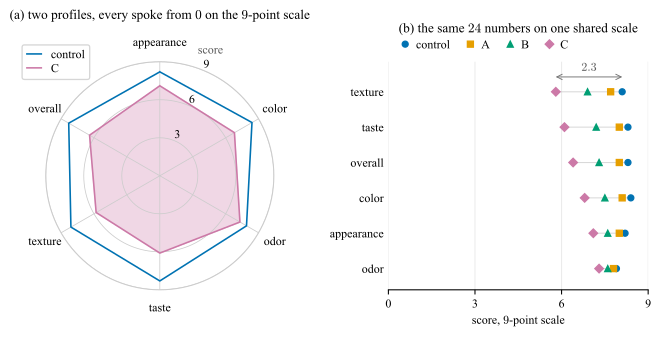

This figure's Python source:
# --- Match LaTeX document: Times New Roman, 10pt, textwidth=7in ---
# The record of plot_radar.py drawn the two ways the text argues for, against the
# four fills on a cut axis it draws there. (a) is the radar chart under the rules
# of the box: one zero-anchored scale on every spoke and named, two profiles, one
# fill, and a stated spoke order. (b) is the fix that is not a radar chart at all:
# the same 24 numbers as a dot plot, one row per attribute on a shared 0-9 scale,
# where every comparison the record supports is a length.
#
# The spoke order of (a) is the order the panel questionnaire asks the attributes
# in, which is the only order not chosen for how the polygon comes out; the printout
# below still measures what the remaining freedom is worth, because zero-anchoring
# removes neither the quadratic area nor its dependence on that order.
import itertools
import numpy as np
import matplotlib.pyplot as plt

plt.rcParams.update({
    'font.family': 'serif',
    'font.serif': ['Times New Roman'],
    'font.size': 10,
    'axes.titlesize': 10,
    'axes.labelsize': 9,
    'xtick.labelsize': 9,
    'ytick.labelsize': 9,
    'mathtext.fontset': 'cm',
})

# --- the record, the same one plot_radar.py draws --------------------------------
attributes = ['appearance', 'color', 'odor', 'taste', 'texture', 'overall']
samples = ['control', 'A', 'B', 'C']
S = np.array([
    [8.2, 8.4, 7.9, 8.3, 8.1, 8.3],      # control
    [8.0, 8.1, 7.8, 8.0, 7.7, 8.0],      # sample A
    [7.6, 7.5, 7.6, 7.2, 6.9, 7.3],      # sample B
    [7.1, 6.8, 7.3, 6.1, 5.8, 6.4],      # sample C
])
k = S.shape[1]
SCALE_MAX = 9.0

# Okabe-Ito, the color-blind-safe qualitative scheme of Fig. plot_okabeito, with a
# marker shape per sample so the panel survives the deficiency check without color.
COLORS = ['#0072B2', '#E69F00', '#009E73', '#CC79A7']
MARKERS = ['o', 's', '^', 'D']

ang = np.linspace(0, 2 * np.pi, k, endpoint=False)


def closed(v):
    """A polygon has to return to its first vertex."""
    return np.concatenate([v, v[:1]])


def poly_area(r):
    """Area of the closed polygon on k equally spaced spokes, Eq. eq-plot-radar-area."""
    r = np.asarray(r, dtype=float)
    return 0.5 * np.sin(2 * np.pi / len(r)) * float(np.sum(r * np.roll(r, -1)))


def polar_axes(ax, rmin, rmax, rticks):
    ax.set_theta_offset(np.pi / 2)
    ax.set_theta_direction(-1)
    ax.set_thetagrids(np.degrees(ang), attributes, fontsize=9)
    ax.set_rlim(rmin, rmax)
    ax.set_rgrids(rticks, labels=[f'{t:g}' for t in rticks], angle=22.5, fontsize=9)
    ax.tick_params(axis='y', pad=0)
    ax.grid(color='0.8', lw=0.6)
    ax.spines['polar'].set_color('0.8')


fig = plt.figure(figsize=(7.0, 3.3))
gs = fig.add_gridspec(1, 2, wspace=0.38, left=0.05, right=0.97, top=0.88, bottom=0.16)

# --- (a) the same chart under the rules: zero, named, two profiles, one fill ------
ax = fig.add_subplot(gs[0], projection='polar')
polar_axes(ax, 0.0, SCALE_MAX, [3, 6, 9])
ax.plot(closed(ang), closed(S[0]), '-', lw=1.2, color=COLORS[0], label=samples[0])
ax.plot(closed(ang), closed(S[3]), '-', lw=1.2, color=COLORS[3], label=samples[3])
ax.fill(closed(ang), closed(S[3]), color=COLORS[3], alpha=0.30)
# the radial axis carries a quantity, so it is named where its ticks are
ax.text(np.deg2rad(22.5), SCALE_MAX * 1.16, 'score', fontsize=9, ha='center',
        color='0.35')
ax.legend(loc='upper left', bbox_to_anchor=(-0.13, 1.10), fontsize=9,
          handlelength=1.2, borderpad=0.4, labelspacing=0.25)
ax.set_title('(a) two profiles, every spoke from $0$ on the $9$-point scale', pad=14)

# --- (b) the same 24 numbers as a dot plot, sorted by the gap they are read for ---
ax = fig.add_subplot(gs[1])
gap = S[0] - S[3]
order = np.argsort(gap)                          # largest gap at the top of the panel
y = np.arange(k)
for row, i in enumerate(order):
    ax.plot([S[:, i].min(), S[:, i].max()], [row, row], '-', lw=0.8, color='0.85',
            zorder=0)
for j, name in enumerate(samples):
    ax.plot(S[j][order], y, MARKERS[j], ms=4.5, color=COLORS[j], linestyle='none',
            label=name, zorder=3)
top = k - 1
ax.annotate('', xy=(S[3][order[top]], top + 0.42), xytext=(S[0][order[top]], top + 0.42),
            arrowprops=dict(arrowstyle='<->', lw=0.7, color='0.45',
                            shrinkA=0, shrinkB=0))
ax.text(0.5 * (S[0][order[top]] + S[3][order[top]]), top + 0.52,
        f'${gap[order[top]]:.1f}$', fontsize=9, ha='center', va='bottom', color='0.35')
ax.set_yticks(y, [attributes[i] for i in order])
ax.set_ylim(-0.6, k - 0.15)
ax.set_xlim(0, SCALE_MAX)
ax.set_xticks([0, 3, 6, 9])
ax.set_xlabel('score, $9$-point scale')
ax.grid(True, axis='x', alpha=0.25)
for side in ('top', 'right', 'left'):
    ax.spines[side].set_visible(False)
ax.tick_params(axis='y', length=0)
ax.legend(loc='lower left', bbox_to_anchor=(0.0, 1.0), ncol=4, fontsize=9,
          frameon=False, handlelength=1.0, columnspacing=1.2, handletextpad=0.4)
ax.set_title('(b) the same $24$ numbers on one shared scale', pad=22)

basename = 'plot_radar_good'
plt.savefig(f'{basename}.pdf', bbox_inches='tight')
plt.savefig(f'{basename}.svg', bbox_inches='tight')
plt.savefig(f'{basename}.jpeg', dpi=300, bbox_inches='tight')
print(f'Saved {basename}.pdf, {basename}.svg, {basename}.jpeg')

# --- what each panel lets the reader take off the page ---------------------------
i_top = int(order[-1])
print(f'\nlargest gap in the record: {attributes[i_top]}, control {S[0][i_top]:.1f} '
      f'against sample C {S[3][i_top]:.1f}, a gap of {gap[i_top]:.1f} points')
print('    panel (b) draws it as a length on a scale that starts at zero')
print(f'    panel (a) draws it as {gap[i_top] / SCALE_MAX:.0%} of a radius, and the '
      f'reader still has to compare two directions to find it')

print('\ngap against the control, by attribute, largest first:')
for i in order[::-1]:
    print(f'    {attributes[i]:12s} control {S[0][i]:.1f}   C {S[3][i]:.1f}   '
          f'gap {gap[i]:.1f}')

# zero-anchoring fixes the baseline; it does not make the area linear or the spoke
# order irrelevant, which is why (b) and not (a) is the form the text recommends.
a0, a3 = poly_area(S[0]), poly_area(S[3])
r_score = S[3].mean() / S[0].mean()
print(f'\npanel (a), still: sample C scores {r_score:.3f} of the control level and its '
      f'polygon covers {a3 / a0:.3f} of the area,')
print(f'    overstating the drop by a factor of '
      f'{(1 - a3 / a0) / (1 - r_score):.2f} even with the axis anchored at zero')
orders = [p for p in itertools.permutations(range(k)) if p[0] == 0 and p[1] < p[-1]]
areas = np.array([poly_area(S[3][list(p)]) for p in orders])
print(f'    over the {len(orders)} distinct spoke orderings the area still spans '
      f'{areas.min():.2f} to {areas.max():.2f}, a factor of {areas.max() / areas.min():.2f}')
